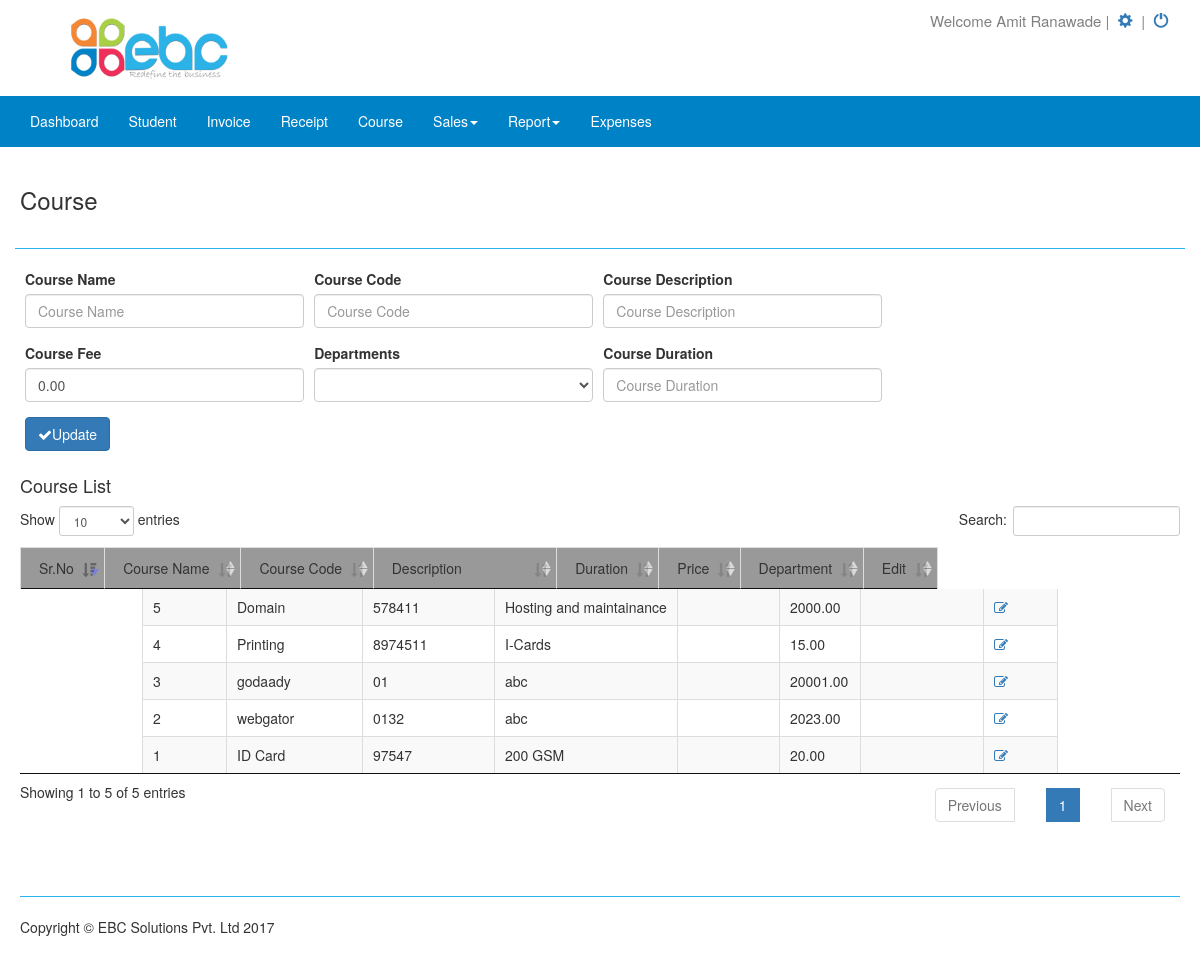
Page /admin/dashboard.php?page=course&id=239 (signed in) on the committed database.
### tables this page shows
CREATE TABLE IF NOT EXISTS `company` (
  `id` int(11) NOT NULL,
  `user_id` int(11) NOT NULL,
  `company_name` varchar(255) NOT NULL,
  `company_email` varchar(100) NOT NULL,
  `company_phone` varchar(255) NOT NULL,
  `gst_no` varchar(255) NOT NULL,
  `pan_no` varchar(255) NOT NULL,
  `state` varchar(255) NOT NULL,
  `state_code` int(11) NOT NULL,
  `company_url` varchar(100) NOT NULL,
  `company_address` varchar(500) NOT NULL,
  `logo` varchar(255) NOT NULL,
  `terms` text NOT NULL,
  `bank_details` text NOT NULL,
  `cutomers` enum('No','Yes') NOT NULL DEFAULT 'Yes',
  `estimates` enum('No','Yes') NOT NULL DEFAULT 'Yes',
  `course` enum('No','Yes') NOT NULL DEFAULT 'Yes',
  `voucher` enum('No','Yes') NOT NULL DEFAULT 'Yes',
  `get_purchase` enum('No','Yes') NOT NULL DEFAULT 'Yes',
  `print_temp` varchar(50) NOT NULL DEFAULT 'temp2',
  `sales` enum('No','Yes') NOT NULL,
  `pinvoice` enum('No','Yes') NOT NULL,
  `invoice` enum('No','Yes') NOT NULL,
  `report` enum('No','Yes') NOT NULL,
  `director` enum('No','Yes') NOT NULL
);

CREATE TABLE IF NOT EXISTS `user` (
  `id` int(11) NOT NULL,
  `comp_name` varchar(255) NOT NULL,
  `name` varchar(255) NOT NULL,
  `username` varchar(128) NOT NULL,
  `password` varchar(128) NOT NULL,
  `contact` varchar(15) NOT NULL,
  `is_active` tinyint(1) DEFAULT '0',
  `is_super_admin` tinyint(1) DEFAULT '0',
  `last_login` date DEFAULT NULL,
  `start_date` date NOT NULL,
  `end_date` date NOT NULL,
  `payment_status` int(11) NOT NULL DEFAULT '0',
  `hash` varchar(255) NOT NULL,
  `created_at` date NOT NULL,
  `updated_at` date NOT NULL,
  `type` varchar(50) NOT NULL DEFAULT 'admin',
  `sms` enum('No','Yes') NOT NULL
);

CREATE TABLE IF NOT EXISTS `course` (
  `id` bigint(20) NOT NULL,
  `user_id` int(11) NOT NULL,
  `sub_user_id` int(11) NOT NULL,
  `course` varchar(100) NOT NULL,
  `ccode` varchar(255) NOT NULL,
  `description` longtext,
  `base_price` decimal(53,2) NOT NULL,
  `units` int(11) DEFAULT NULL,
  `sold` int(11) DEFAULT NULL,
  `created_at` datetime NOT NULL,
  `updated_at` datetime NOT NULL,
  `session` varchar(255) NOT NULL,
  `department` varchar(255) NOT NULL
);

### admin/course.php (the view, shortened to what this page needs)
<?php
include('config.php');
$user_id=$_SESSION['login_user'];
$utype=$_SESSION['user_type']=$row['type'];
	if($id = isset($_GET['id']) ? $_GET['id'] : '')
	{
		$row=mysqli_query($connection,"select * from course where id=$id");
		$data=mysqli_fetch_array($row);
	}
?>
<div class="row">
	<div class="col-md-4"><h3>Course</h3></div>
	<div class="col-md-8" align="center">
	</div>
	<hr>
	<form name="frm_course" id="frm_course" autocomplete="off" method="POST">
	<div class="col-lg-9">
		<div class="col-md-4">
            <label>Course Name</label>
			<input type="text" class="form-control" name="txt_cname" value="<?php echo $data['course'];?>" placeholder="Course Name" required>
		</div>
		<div class="col-md-4">
			<label>Course Code</label>
			 <input type="text" class="form-control" name="txt_ccode" value="<?php echo $data['ccode'];?>" placeholder="Course Code">
		</div>
		<div class="col-md-4">
		    <label>Course Description</label>
			<input type="text" class="form-control" name="txt_desc" value="<?php echo $data['description'];?>" placeholder="Course Description">
		</div>
		<div class="col-md-4">
			<label>Course Fee</label>
			<input type="text" class="form-control" name="txt_price" value="<?php echo $data['base_price'];?>" placeholder="Course Fee">
		</div>
		<div class="col-md-4">
			<label>Departments</label>
			<select name="department" id="department" class="form-control">
				<?php
			if(isset($data['id']))
			{
				?>
				<option value="<?php echo $data['department'];?>"><?php echo $data['department'];?></option>
           <?php
             }
            else
            {
		?>
			<?php
			$qry2=mysqli_query($connection,"SELECT * FROM `department` WHERE user_id='$user_id' ");
				while($row2=mysqli_fetch_array($qry2))
				{
			?>
			<option value="<?php echo $row2['name'];?>"><?php echo $row2['name'];?></option>
			<?php }} ?>
			</select>
                        </div>
		<div class="col-md-4">
			<label>Course Duration</label>
			<input type="text" class="form-control" name="duration" value="<?php echo $data['duration'];?>" placeholder="Course Duration">
		</div>
		<div class="col-md-6">
		<?php
			if(empty($id)){
		 ?>
			<button name="btn_course" type="submit" id="btn_course" class="btn btn-primary" value="save" onclick="document.pressed=this.value" data-loading-text="<i class='fa fa-spinner fa-spin'></i>Processing..."><i class="ace-icon fa fa-check bigger-110"></i>Save</button>
		<?php
		}
		else{
		 ?>
			<button name="btn_course_edit" type="submit" id="update" class="btn btn-primary" value="update" onclick="document.pressed=this.value" data-loading-text="<i class='fa fa-spinner fa-spin'></i>Processing..."><i class="ace-icon fa fa-check bigger-110"></i>Update</button>
		<?php } ?>
		</div>
	</div>
	</form>
	<div class="panel-body"></div>
<div class="col-md-12">
  <h4>Course List</h4>
      <table class="table table-striped table-bordered table-hover dataTable no-footer" id="example">
      <thead>
        <tr bgcolor="#999999">
          <td>Sr.No</td>
          <td>Course Name</td>
          <td>Course Code</td>
          <td>Description</td>
          <td>Duration</td>
          <td>Price</td>
          <td>Department</td>
		  <td>Edit</td>
        </tr>
        </thead>
        <tbody>
        <?php
        if($utype=='admin')
		{
			$qry=mysqli_query($connection,"SELECT * FROM course WHERE user_id='$user_id' ORDER BY `id` DESC")or die(mysqli_error($connection));
		}
		else{
			$qry=mysqli_query($connection,"SELECT * FROM course WHERE user_id='$user_id' ORDER BY `id` DESC")or die(mysqli_error($connection));
		}
			$cnt=1;
			while($row=mysqli_fetch_array($qry)){
		?>
        <tr>
          <td><?php echo $cnt++ ?></td>
          <td><?php echo $row['course'];?></td>
          <td><?php echo $row['ccode'];?></td>
          <td><?php echo $row['description'];?></td>
          <td><?php echo $row['duration'];?></td>
		  <td><?php echo $row['base_price'];?></td>
		  <td><?php echo $row['department'];?></td>
          <td>
           <?php
			  	if($utype=='admin')
				{
			   ?>
			  <?php echo "<a href='dashboard.php?page=course&id=".$row['id']."' title='Edit Product' data-toggle='tooltip'>";?><span class="icon fa fa-edit"></span></a>
			  <?php
			 	 }
			 	 else
			 	 {
			   ?>
			   <?php echo "<a href='dashboard.php?page=course&id=".$row['id']."' title='Edit Product' data-toggle='tooltip'>";?><span class="icon fa fa-edit"></span></a>
			   <?php } ?>
          </td>
        </tr>
        <?php }?>
        </tbody>
      </table>
</div>
</div>

### admin/dashboard.php (shortened to what this page needs)
<?php
include "config.php";
?>
<!DOCTYPE html>
<html lang="en">
<head>
    <link href="css/bootstrap.min.css" rel="stylesheet">
    <link href="css/modern-business.css" rel="stylesheet">
    <link href="css/sweetalert.css" rel="stylesheet">
    <link href="font-awesome/css/font-awesome.min.css" rel="stylesheet" type="text/css">
    <link rel="stylesheet" type="text/css" href="datatables/media/css/jquery.dataTables.min.css">
    <link rel="stylesheet" type="text/css" href="datatables/media/css/dataTables.bootstrap.css">
    <link rel="stylesheet" href="https://code.jquery.com/ui/1.10.4/themes/smoothness/jquery-ui.css">
    <link rel="stylesheet" type="text/css" href="https://cdn.datatables.net/r/dt/jq-2.1.4,jszip-2.5.0,pdfmake-0.1.18,dt-1.10.9,af-2.0.0,b-1.0.3,b-colvis-1.0.3,b-html5-1.0.3,b-print-1.0.3,se-1.0.1/datatables.min.css"/>
</head>
<body>
    <div class="header">
    <?php
    $user_id=$_SESSION['login_user'];
      $aa12 = mysqli_query($connection,"SELECT * FROM company WHERE user_id='$user_id'")or die(mysqli_error($connection));
        $arr=mysqli_fetch_array($aa12);
        $logo=$arr['logo'];
        if(!empty($logo))
        {
     ?>
         <a href="dashboard.php?page=home"><img src="<?php echo $logo; ?>" class="company-logo" alt="logo"></a>
     <?php
        }
        else{
      ?>
	   <a href="dashboard.php?page=home"> <img src="../images/ebc_logo.png" class="company-logo" alt="logo"></a>
     <?php } ?>
       <div class="setting">
           <div class="setting-sub">
          <span class="setting-part">Welcome <?php
			   $query=mysqli_query($connection,"SELECT * FROM user WHERE id='".$_SESSION['login_user']."'");
			   $row=mysqli_fetch_array($query);
			   echo $row['name'];
			   ?></span>&nbsp;|&nbsp;
               <span class="setting-part"><a href="dashboard.php?page=setting" title='View Setting'> <span class="glyphicon glyphicon-cog"></span>&nbsp;</a></span>&nbsp;|&nbsp;
               <span class="setting-part"><a href="logout.php" title='Logout'><span class="glyphicon glyphicon-off"></span>&nbsp;</a></span></div>
       </div>
    </div>
    <nav class="navbar navbar-inverse navbar-fixed-top nav-menu" role="navigation">
        <div class="container" style="width:1211px;">
            <div class="collapse navbar-collapse" id="bs-example-navbar-collapse-1">
                <ul class="nav navbar-nav nav-tab-menu">
                    <li>
                        <a href="dashboard.php?page=home">Dashboard</a>
                    </li>
                     <li>
                        <a href="dashboard.php?page=students">Student</a>
                    </li>
                    <li>
                        <a href="dashboard.php?page=invoices">Invoice</a>
                    </li>
                    <li>
                        <a href="dashboard.php?page=receipt">Receipt</a>
                    </li>
                    <li>
                        <a href="dashboard.php?page=course">Course</a>
                    </li>
                     <li>
                       <a href="#" data-toggle="dropdown" class="dropdown-toggle">Sales<b class="caret"></b></a>
                    </li>
                      <li>
                       <a href="#" data-toggle="dropdown" class="dropdown-toggle">Report<b class="caret"></b></a>
                    </li>
                     <li>
                          <a href="dashboard.php?page=voucher">Expenses</a>
                    </li>
                </ul>
            </div>
        </div>
    </nav>
    <div class="container">
        <?php
            if(!isset($_GET['page']))
            $page="home";
                else
					$page=$_GET['page'];
                switch($page)
                {
					         case "course":
                        include("course.php");
                    break;
      				  }
              ?>
        <footer>
            <div class="row">
                <div class="col-lg-12"><hr>
                    <p>Copyright &copy; EBC Solutions Pvt. Ltd 2017</p>
                </div>
            </div>
        </footer>
    </div>
</body>
</html>

### admin/css/modern-business.css (style rules this page uses)
html, body { height: 100%; }
body { padding-top: 1px; }
.header { float: left; width: 100%; padding: 0; margin: 0; height: auto; }
.company-logo { width: 15%; height: 95px; float: left; padding: 0.5%; margin: 0% 5%; }
.nav-menu { width: 100%; float: left; background-color: #0082c6; border-color: #0082c6; }
.navbar-inverse .navbar-nav>li>a { color: #fff; }
.setting { width: 75%; height: auto; float: left; padding: 0; margin: 0; }
.setting-sub { width: 30%; height: auto; float: right; padding: 1% 0%; margin: 0; cursor: pointer; font-size: 15px; color: grey; }
.setting-part { width: 100%; height: auto; padding: 0; margin: 0 }
footer { margin: 50px 0; }

### admin/dashboard.php (style rules this page uses)
table { border-collapse: collapse; border-spacing: 0; width: 100%; border: 1px solid #ddd; }
td { border: none; text-align: center; padding: 8px; }
tr:nth-child(even) { background-color: #f2f2f2 }
hr { margin-top: 10px; margin-bottom: 20px; border-color: #27b6ee; }

### admin/course.php (style rules this page uses)
td { border: none; text-align: left; padding: 8px; }

### rows in the picture
company: logo (picture)
user: name "Amit Ranawade"
course: txt_price "0.00"
course: course "ID Card", ccode "97547", description "200 GSM", base_price "20.00"
course: course "webgator", ccode "0132", description "abc", base_price "2023.00"
course: course "godaady", ccode "01", description "abc", base_price "20001.00"
course: course "Printing", ccode "8974511", description "I-Cards", base_price "15.00"
course: course "Domain", ccode "578411", description "Hosting and maintainance", base_price "2000.00"
